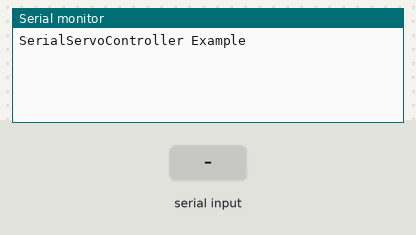
Bench run of a sketch on a simulated Arduino Uno, built with avr-gcc and run on an emulated ATmega328P. Parts: the last lines printed to the serial monitor. The test bench sets the inputs (shaded band).

Above: at 1.2 s.
1.3 s: "90,45\n" received over Serial
At 2.5 s:
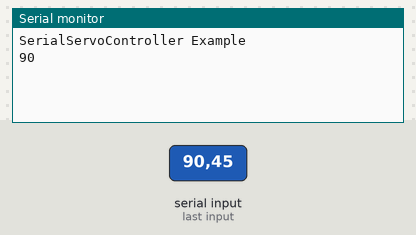
2.8 s: "30,150\n" received over Serial
At 3.8 s:
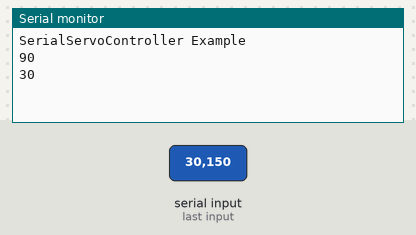

Measured:
- after the input at 1.3 s, the serial monitor: prints a new line at once (image 1)
- after the input at 2.8 s, the serial monitor: prints a new line at once (image 2)

The sketch:

SerialServoController.ino
```cpp
#include <SoftwareSerial.h>

SoftwareSerial mySerial(2, 3);

#define bufferlength 17
char c;
char inputbuffer[bufferlength];
int value = 0;
byte index = 0;
String msg;
String pos;

void setup()
{
  Serial.begin(9600);
  Serial.println("SerialServoController Example");

  // set the data rate for the SoftwareSerial port
  mySerial.begin(115200);
  //mySerial.println("Hello, world?");
}

void loop() // run over and over
{
  value = checkForInput();
  mySerial.print("#3P");
  mySerial.print(value);
  mySerial.print("T1000\r");
}

int checkForInput(){
  if(Serial.available()) { // Outgoing data
    do {
      while(Serial.available() == 0);
      c = Serial.read();
      inputbuffer[index] = c;
    }
    while (++index < bufferlength && c != '\n');
    inputbuffer[index] = 0;
    value = atoi(&inputbuffer[0]);
    Serial.println(value);
    index = 0;
  }
  return value;
}
```
